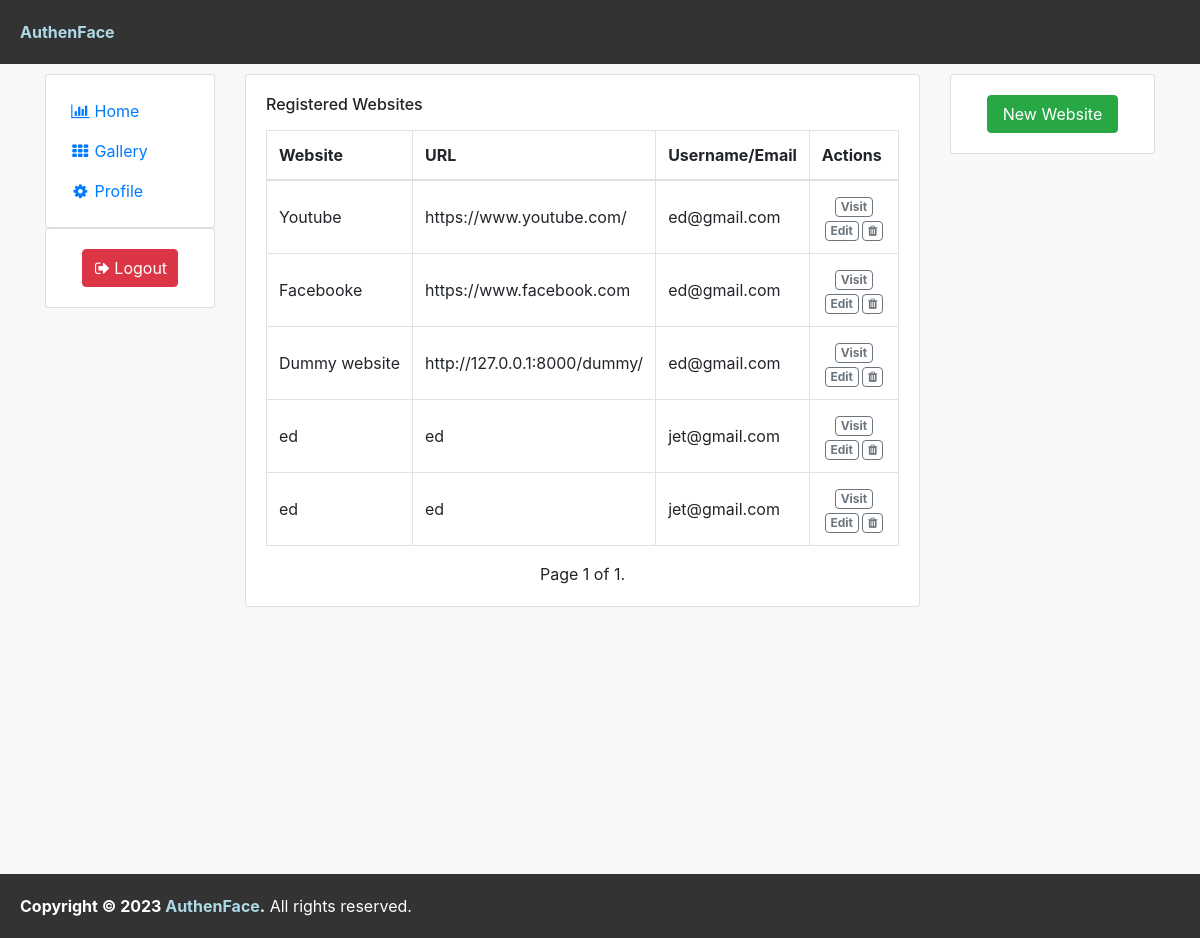
The app's page / (signed in) with its own data.
### webApp2FA/models.py (models this page shows, shortened)
class WebsiteList(models.Model):
    websiteListID = models.AutoField(primary_key=True)
    userID = models.ForeignKey(User, on_delete=models.CASCADE)
    websiteName = models.CharField(max_length=100, default='Website')
    websiteUrl = models.URLField()
    username = models.CharField(max_length=100, null=False)
    created_At = models.DateTimeField(auto_now_add=True)

### webApp2FA/views.py (the view, shortened to what this page needs)
# urls.py: 2. Add a URL to urlpatterns:  path('', views.home, name='home')
@login_required(login_url='login_user')
def home(request):
    context = {}
    website_list = WebsiteList.objects.all()
    items_per_page = 10
    paginator = Paginator(website_list, items_per_page)
    page_number = request.GET.get('page')
    page_obj = paginator.get_page(page_number)
    context['page_obj'] = page_obj
    return render(request, 'pages/home.html', context)

### webApp2FA/templates/pages/home.html (shortened to what this page needs)
{% extends 'layouts/base.html' %}
{% block content %}
<link href="https://cdn.jsdelivr.net/npm/bootstrap@4.1.1/dist/css/bootstrap.min.css" rel="stylesheet">
<link href="https://maxcdn.bootstrapcdn.com/font-awesome/4.3.0/css/font-awesome.min.css" rel="stylesheet">
<div class="container">
    <div class="row flex-lg-nowrap">
        <div class="col-12 col-lg-auto mb-3" style="width: 200px;">
            <div class="card p-3">
                <div class="e-navlist e-navlist--active-bg">
                    <ul class="nav">
                        <li class="nav-item"><a class="nav-link px-2 active" href="home"><i class="fa fa-fw fa-bar-chart mr-1"></i><span>Home</span></a></li>
                        <li class="nav-item"><a class="nav-link px-2" href="gallery"><i class="fa fa-fw fa-th mr-1"></i><span>Gallery</span></a></li>
                        <li class="nav-item"><a class="nav-link px-2" href="profile"><i class="fa fa-fw fa-cog mr-1"></i><span>Profile</span></a></li>
                    </ul>
                </div>
            </div>
            <div class="card mb-3">
                <div class="card-body">
                    <div class="px-xl-3">
                        <a class="btn btn-block btn-danger" href="{% url 'logout_user' %}">
                            <i class="fa fa-sign-out"></i>
                            <span>Logout</span>
                        </a>
                    </div>
                </div>
            </div>
        </div>
  <div class="col">
    <div class="row flex-lg-nowrap">
      <div class="col mb-3">
        <div class="e-panel card">
          <div class="card-body">
            <div class="card-title">
              <h6 class="mr-2"><span>Registered Websites</span></h6>
            </div>
            <div class="e-table">
              <div class="table-responsive table-lg mt-3">
                <table class="table table-bordered">
                  <thead>
                    <tr>
                      <th>Website</th>
                      <th>URL</th>
                      <th>Username/Email</th>
                      <th>Actions</th>
                    </tr>
                  </thead>
                  <tbody>
                      {% for website in page_obj %}
                        {% if website.userID.id == user.id %}
                            <tr>
                                <td class="text-nowrap align-middle">{{ website.websiteName }}</td>
                                <td class="text-nowrap align-middle">{{ website.websiteUrl }}</td>
                                <td class="text-nowrap align-middle">{{ website.username }}</td>
                                <td class="text-center align-middle">
                                    <div class="btn-group align-top">
                                      <form action="{% url 'home' %}" method="POST">
                                        <a href="{{ website.websiteUrl }}" class="btn btn-sm btn-outline-secondary badge" target="_blank">Visit</a>
                                        <a href="{% url 'edit_website' website_id=website.websiteListID %}" class="btn btn-sm btn-outline-secondary badge">Edit</a>
                                        <button name="button" value="delete" class="btn btn-sm btn-outline-secondary badge" type="submit" onclick="return confirmDelete()"><i class="fa fa-trash"></i></button>
                                      </form>
                                    </div>
                                </td>
                            </tr>
                        {% endif %}
                      {% endfor %}
                  </tbody>
                </table>
              </div>
              <div class="d-flex justify-content-center">
                <span class="step-links">
                    <span class="current">
                        Page {{ page_obj.number }} of {{ page_obj.paginator.num_pages }}.
                    </span>
                </span>
              </div>
            </div>
          </div>
        </div>
      </div>
      <div class="col-12 col-lg-3 mb-3">
        <div class="card">
          <div class="card-body">
            <div class="text-center px-xl-3">
              <a href="{% url 'add_website' %}" class="btn btn-success btn-block">New Website</a>
            </div>
        </div>
      </div>
    </div>
  </div>
</div>
</div>
{% endblock %}

### webApp2FA/static/css/base.css (style rules this page uses)
*, html, body { margin: 0; padding: 0; }
html, body { min-height: 100%; }

### webApp2FA/templates/pages/home.html (style rules this page uses)
body { background:#f8f8f8 }

### records on screen
WebsiteList: websiteName "Youtube", websiteUrl "https://www.youtube.com/", username "ed@gmail.com"
WebsiteList: websiteName "Facebooke", websiteUrl "https://www.facebook.com", username "ed@gmail.com"
WebsiteList: websiteName "Dummy website", websiteUrl "http://127.0.0.1:8000/dummy/", username "ed@gmail.com"
WebsiteList: websiteName "ed", websiteUrl "ed", username "jet@gmail.com"
WebsiteList: websiteName "ed", websiteUrl "ed", username "jet@gmail.com"

### other values on screen
{{ page_obj.number }} "1"
{{ page_obj.paginator.num_pages }} "1"
